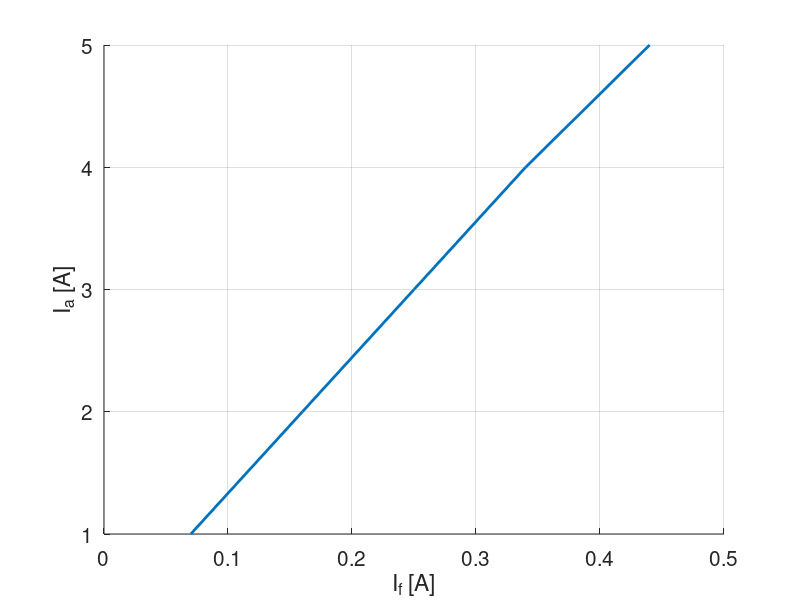

This figure's MATLAB source: (Note: this script raises an error after producing the figure.)
% Curva da caracteristica de curto 

figure(2)
hold on
Ifc = [0.07 0.16 0.25 0.34 0.44];
Iac = [1 2 3 4 5];

plot(Ifc,Iac,'Linewidth',2)
xlabel('I_{f} [A]', 'fontsize', 15)
ylabel('I_{a} [A]', 'fontsize',15)
set(gca,'fontsize',15, 'ygrid', 'on', 'xgrid', 'on');
coef = linear_regression(Ifc,Iac,'verbose')
I = 0:0.1:0.5;
I_lin = coef(1)+I*coef(2);
plot(I,I_lin,'r','Linewidth',2)
legend({'Valores medido','valores linearizados'},'Location','southeast')


print -djpg fig2.jpg



